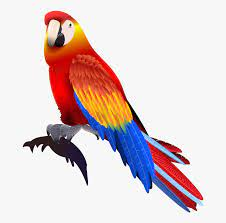
#> input picture parrot.jpg, 226 x 223 px, found by its file name
$ python main.py
#> lines starting #> are read from the running program, lines starting #| are printed output that depends on the picture
from PIL import Image,ImageFont,ImageDraw
im=Image.open("images/parrot.jpg")
#> im is the input picture: PIL image 226x223 RGB; mean R, G, B 222.5, 206, 206.5
#print(im.width,im.height,im.mode,im.format,type(im))
#im.show()
im_g=im.convert("L")
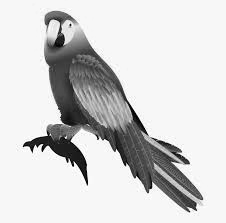
#> im_g: PIL image 226x223 L; min 1, max 255, mean 211
im_g.save("images/parrot_gray.jpg")
Image.open("images/parrot_gray.jpg").show()
